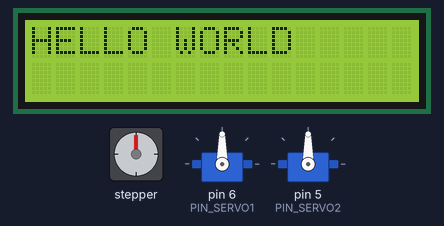
This sketch was run on a simulated Arduino Uno, built with avr-gcc and run on an emulated ATmega328P. Shown: stepper motor, 2 × servo, 16×2 character LCD. Wiring (inferred from the names in the program): stepper motor (200 steps per turn assumed): coils pin 4, pin 7, pin 12, pin 13. What the sketch prints to the serial monitor is not drawn.

Above: at 0.1 s.
At 1.1 s:
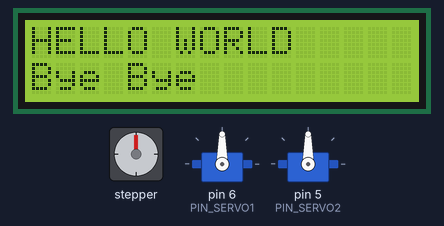
At 2.23 s:
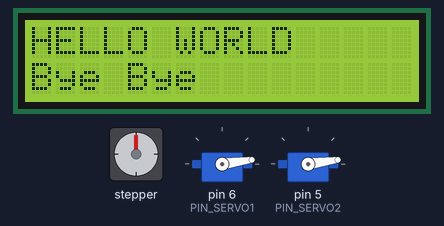
At 11.57 s:
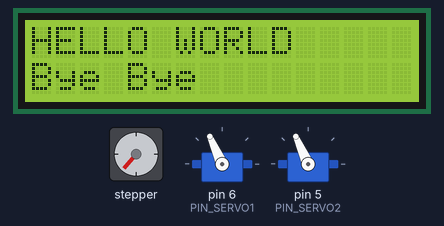
At 20.9 s:
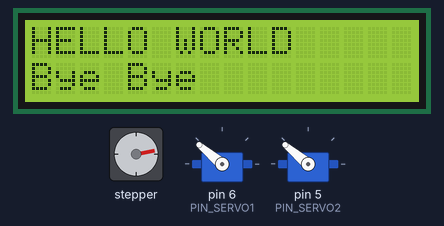
At 39.57 s:
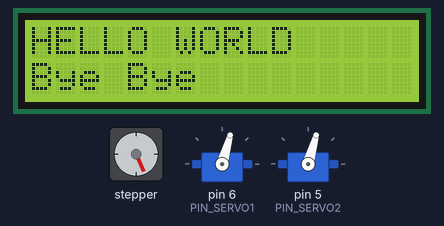
Timing chart, 0 to 40.0 s (numbered marks = the images above):
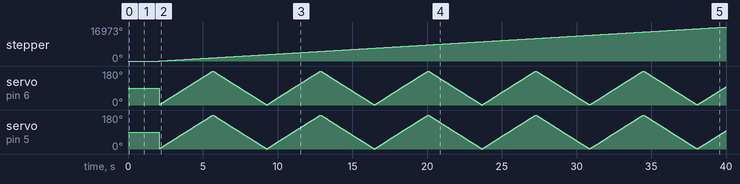

The sketch:

motor_test.ino
```cpp
#include <Servo.h>
#include "Adafruit_LiquidCrystal.h"  // Include the Adafruit LCD library for I2C communication

Adafruit_LiquidCrystal lcd(0);  // Create LCD object with I2C address parameter (1 may correspond to 0x27)
/* ---------- 硬件引脚 ---------- */
const uint8_t PIN_SERVO1 = 6;
const uint8_t PIN_SERVO2 = 5;
const uint8_t PIN_COIL1  = 4;
const uint8_t PIN_COIL2  = 7;
const uint8_t PIN_COIL3  = 12;
const uint8_t PIN_COIL4  = 13;

/* ---------- 步进参数 ---------- */
const uint16_t STEPS_PER_REV  = 200;
const uint8_t  STEP_SEQUENCE[8] = {
  0b1000, 0b1100, 0b0100, 0b0110,
  0b0010, 0b0011, 0b0001, 0b1001
};          // 8 拍半步序
volatile uint8_t  seqIdx = 0;
volatile uint32_t stepCnt = 0;

/* ---------- 舵机参数 ---------- */
Servo srv1, srv2;
int16_t  servoAngle = 0;        // 当前角度
int8_t   servoDir   = 1;        // 1 递增，-1 递减
const uint16_t SERVO_REFRESH_MS = 20; // 20 ms 更新一次舵机角度

/* ---------- 时间片调度 ---------- */
uint32_t lastStepTime = 0;
const uint32_t STEP_PERIOD_US = 2'000; // 500 步/秒，可改
uint32_t lastServoTime = 0;

/* ---------- 底层：非阻塞写线圈 ---------- */
inline void writeCoils(uint8_t pattern) {
  digitalWrite(PIN_COIL1, pattern & 0x08 ? HIGH : LOW);
  digitalWrite(PIN_COIL2, pattern & 0x04 ? HIGH : LOW);
  digitalWrite(PIN_COIL3, pattern & 0x02 ? HIGH : LOW);
  digitalWrite(PIN_COIL4, pattern & 0x01 ? HIGH : LOW);
}

/* ---------- 初始化 ---------- */
void setup() {
  Serial.begin(115200);
  pinMode(PIN_COIL1, OUTPUT);
  pinMode(PIN_COIL2, OUTPUT);
  pinMode(PIN_COIL3, OUTPUT);
  pinMode(PIN_COIL4, OUTPUT);
  srv1.attach(PIN_SERVO1, 600, 2520);
  srv2.attach(PIN_SERVO2, 600, 2520);
    // Initialize LCD with 16 columns and 2 rows; retry if initialization fails
  while (!lcd.begin(16, 2)) {
    Serial.println("Could not init backpack. Check wiring.");  // Print error message
    delay(50);  // Wait 50ms before retrying
  }

  Serial.println("Backpack init'd.");  // Print success message once initialized

  // Set cursor to column 0, row 0 (top-left corner) and display "HELLO WORLD"
  lcd.setCursor(0, 0);
  lcd.print("HELLO WORLD");
  delay(1000);  // Wait 1 second before next action

  // Set cursor to column 0, row 1 (second row) and display "Bye Bye"
  lcd.setCursor(0, 1);
  lcd.print("Bye Bye");
  delay(1000);  // Wait 1 second before next action

//  lcd.clear();  // Clear the display and reset cursor to (0,0)
  lcd.setBacklight(1);  // Turn off the backlight (0 = off, non-zero = on)
}

/* ---------- 主循环：纯非阻塞 ---------- */
void loop() {
  uint32_t now = micros();
  /* ---- 1. 步进任务 ---- */
  if (now - lastStepTime >= STEP_PERIOD_US) {
    lastStepTime = now;
    seqIdx = (seqIdx + 1) & 7;          // 下一步序
    writeCoils(STEP_SEQUENCE[seqIdx]);
    stepCnt++;
    if (stepCnt % STEPS_PER_REV == 0) { // 每圈打印一次
      Serial.println(F(">>> 1 rev"));
    }
  }

  /* ---- 2. 舵机任务 ---- */
  if (millis() - lastServoTime >= SERVO_REFRESH_MS) {
    lastServoTime = millis();
    servoAngle += servoDir;
    if (servoAngle >= 180) { servoAngle = 180; servoDir = -1; }
    if (servoAngle <= 0)   { servoAngle = 0;   servoDir =  1; }
    srv1.write(servoAngle);
    srv2.write(servoAngle);
  }

  /* ---- 3. 其他后台任务 ---- */
  // 这里可以放 Serial 解析、传感器读取、OLED 刷新等，都不会被阻塞
}
```

Measured:
- by itself, stepper: keeps turning clockwise at about 448°/s
